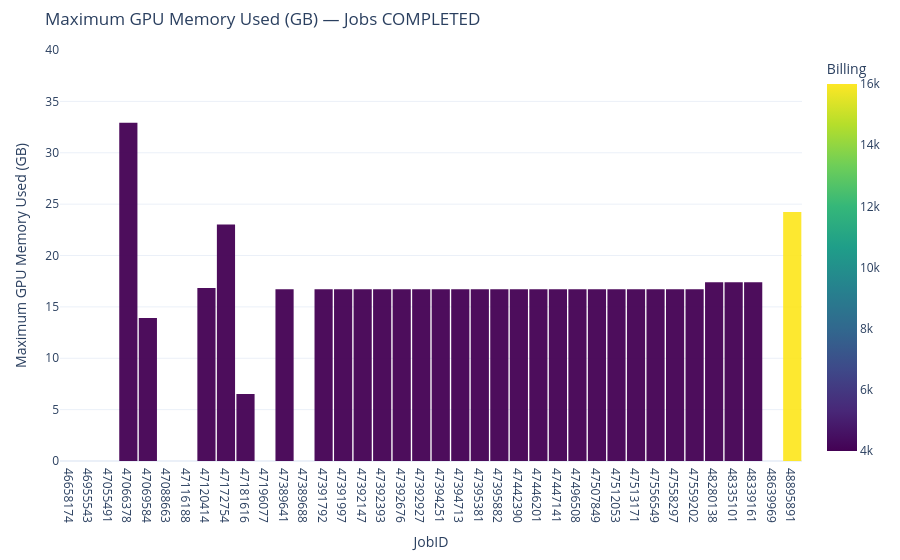

Notebook code for this chart:
### Markdown cell above
Graphique qui représente le maximum de la mémoire utilisée pour les tâches qui ont un statut 'COMPLETED'.

### Code cell
fig = plot_completed_jobs_max_gpu_memory(jobs_frame, gpu_metric)
fig.show()

### Figure 1 — Plotly figure (JSON) as saved in the notebook; plotly's stock layout.template omitted (floating-point values rounded to 4 significant figures)
{"data": [{"customdata": [["gres/gpu:a100", 16.07], ["gres/gpu:a100", 16.82], ["gres/gpu:a100", 16.87], ["gres/gpu:a100", 16.83], ["gres/gpu:a100", 138.5], ["gres/gpu:a100", 17.22], ["gres/gpu:a100", 16.8], ["gres/gpu:a100", 131.8], ["gres/gpu:a100", 177.9], ["gres/gpu:a100", 120.3], ["gres/gpu:a100", 16.92], ["gres/gpu:a100", 11.9], ["gres/gpu:a100", 16.83], ["gres/gpu:a100", 12.32], ["gres/gpu:a100", 12.92], ["gres/gpu:a100", 11.85], ["gres/gpu:a100", 12.57], ["gres/gpu:a100", 11.33], ["gres/gpu:a100", 11.33], ["gres/gpu:a100", 11.35], ["gres/gpu:a100", 11.87], ["gres/gpu:a100", 10.73], ["gres/gpu:a100", 10.87], ["gres/gpu:a100", 16.77], ["gres/gpu:a100", 16.05], ["gres/gpu:a100", 16.37], ["gres/gpu:a100", 17.15], ["gres/gpu:a100", 17.75], ["gres/gpu:a100", 16.28], ["gres/gpu:a100", 15.85], ["gres/gpu:a100", 16.13], ["gres/gpu:a100", 16.47], ["gres/gpu:a100", 15.78], ["gres/gpu:a100", 37.03], ["gres/gpu:a100", 37.22], ["gres/gpu:a100", 44.52], ["gres/gpu:a100", 4.583], ["gres/gpu:a100", 76.75]], "hovertemplate": "<b>JobID</b>: %{x}<br><b>Max GPU memory</b>: %{y:.2f} GB<br><b>Billing</b>: %{marker.color:,.0f}<br><b>GPU Type</b>: %{customdata[0]}<br><b>Elapsed</b>: %{customdata[1]:.1f} min<extra></extra>", "legendgroup": "", "marker": {"color": [4000, 4000, 4000, 4000, 4000, 4000, 4000, 4000, 4000, 4000, 4000, 4000, 4000, 4000, 4000, 4000, 4000, 4000, 4000, 4000, 4000, 4000, 4000, 4000, 4000, 4000, 4000, 4000, 4000, 4000, 4000, 4000, 4000, 4000, 4000, 4000, 4000, 16000], "coloraxis": "coloraxis", "line": {"width": 0}, "pattern": {"shape": ""}}, "name": "", "opacity": 0.95, "orientation": "v", "showlegend": false, "textposition": "auto", "type": "bar", "x": [46658174, 46955543, 47055491, 47066378, 47069584, 47088663, 47116188, 47120414, 47172754, 47181616, 47196077, 47389641, 47389688, 47391792, 47391997, 47392147, 47392393, 47392676, 47392927, 47394251, 47394713, 47395381, 47395882, 47442390, 47446201, 47447141, 47496508, 47507849, 47512053, 47513171, 47556549, 47558297, 47559202, 48280138, 48335101, 48339161, 48639969, 48895891], "xaxis": "x", "y": [0.0, 0.0, 0.0, 32.93, 13.91, 0.0, 0.0, 16.83, 23.02, 6.522, 0.0, 16.72, 0.0, 16.72, 16.72, 16.72, 16.72, 16.72, 16.72, 16.72, 16.72, 16.72, 16.72, 16.72, 16.72, 16.72, 16.72, 16.72, 16.72, 16.72, 16.72, 16.72, 16.72, 17.4, 17.4, 17.4, 0.0, 24.23], "yaxis": "y"}], "layout": {"bargap": 0.05, "bargroupgap": 0.02, "barmode": "relative", "coloraxis": {"cmax": 16000, "cmin": 4000, "colorbar": {"title": {"text": "Billing"}}, "colorscale": [[0, "#440154"], [0.1111, "#482878"], [0.2222, "#3e4989"], [0.3333, "#31688e"], [0.4444, "#26828e"], [0.5556, "#1f9e89"], [0.6667, "#35b779"], [0.7778, "#6ece58"], [0.8889, "#b5de2b"], [1, "#fde725"]]}, "legend": {"tracegroupgap": 0}, "margin": {"b": 50, "l": 60, "r": 20, "t": 50}, "title": {"text": "Maximum GPU Memory Used (GB) — Jobs COMPLETED"}, "xaxis": {"anchor": "y", "domain": [0, 1], "title": {"text": "JobID"}, "type": "category"}, "yaxis": {"anchor": "x", "domain": [0, 1], "range": [0, 40], "title": {"text": "Maximum GPU Memory Used (GB)"}}}}
